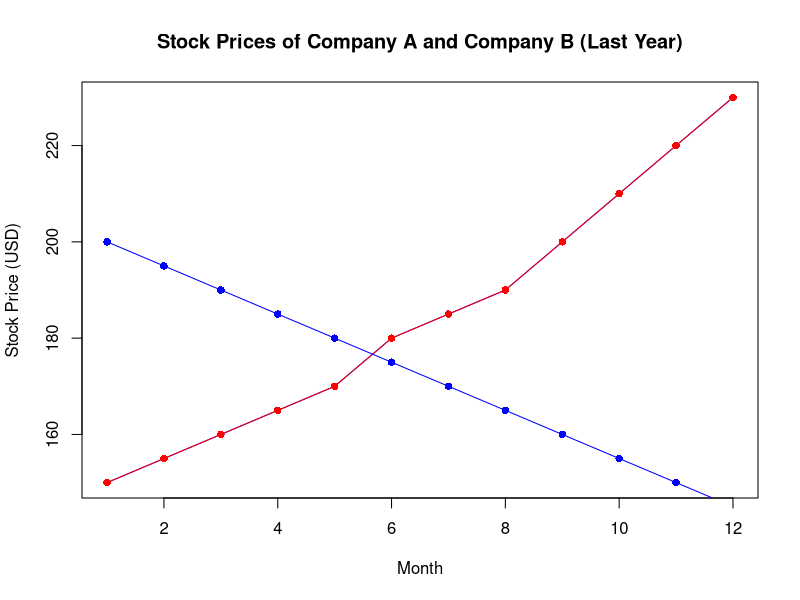
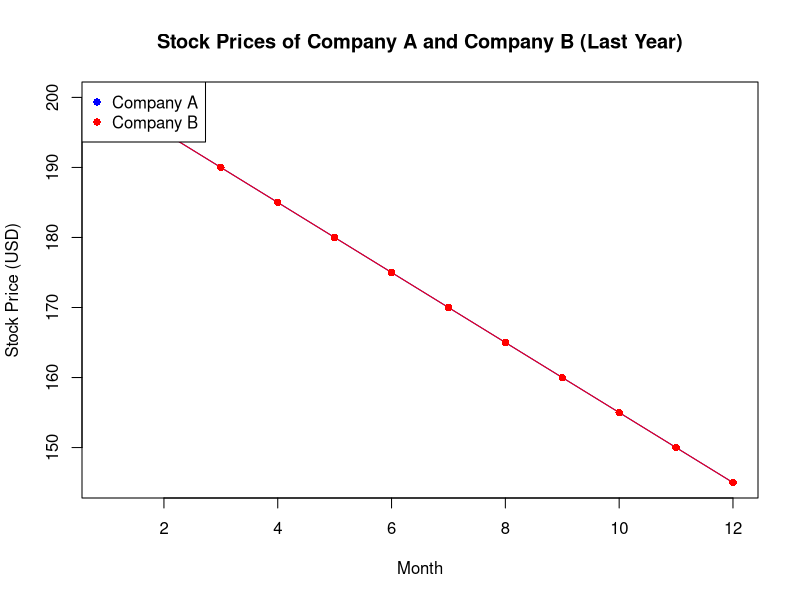
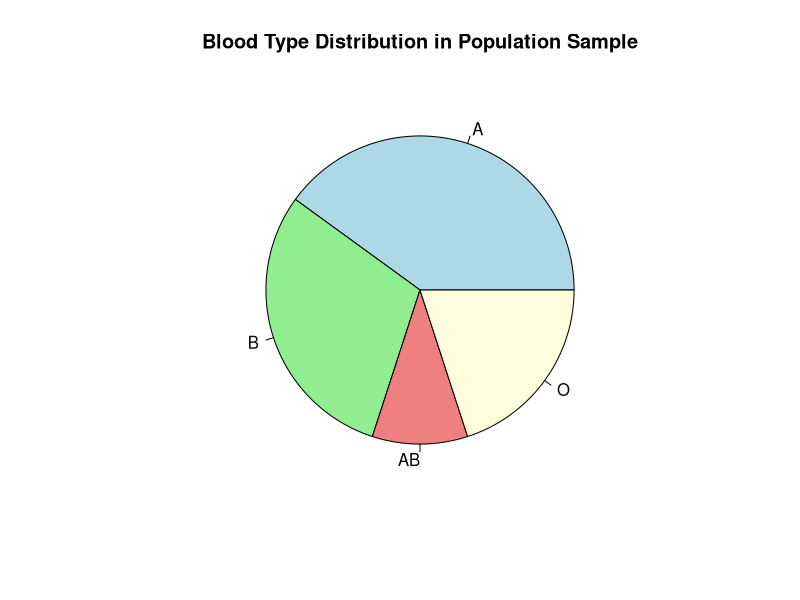
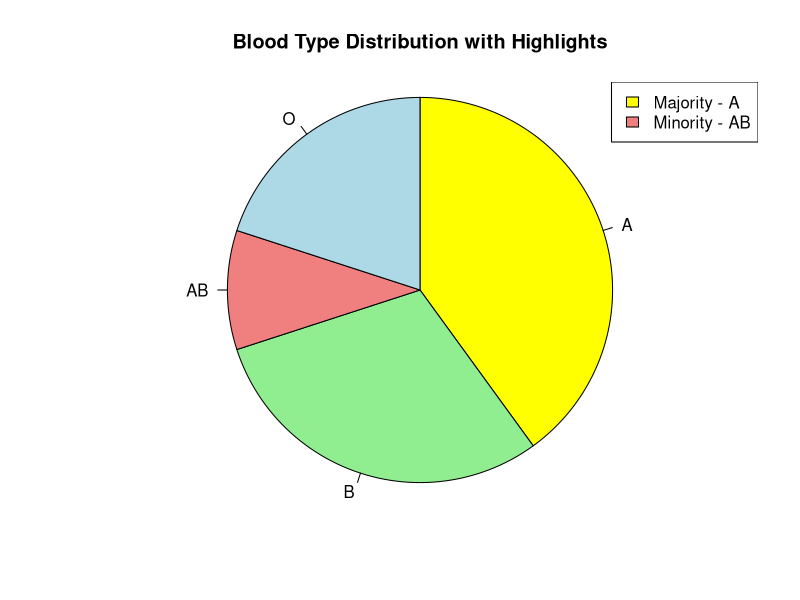
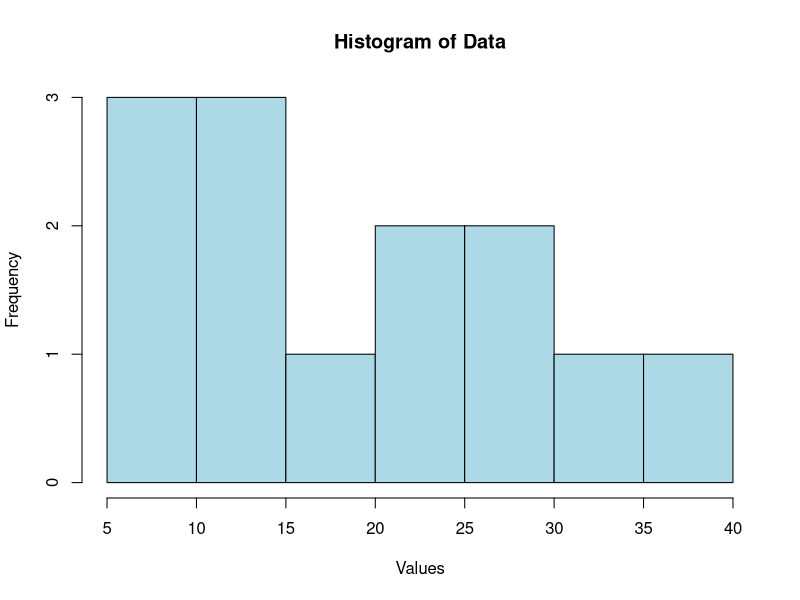
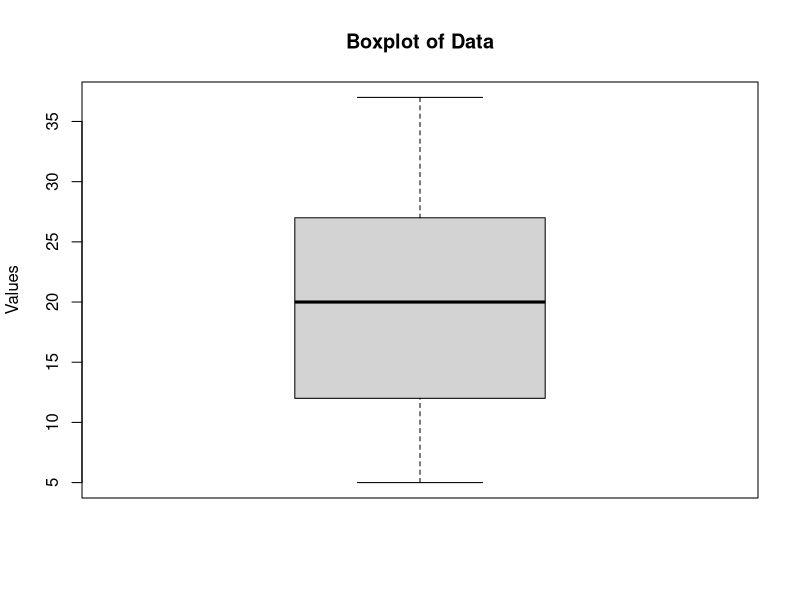
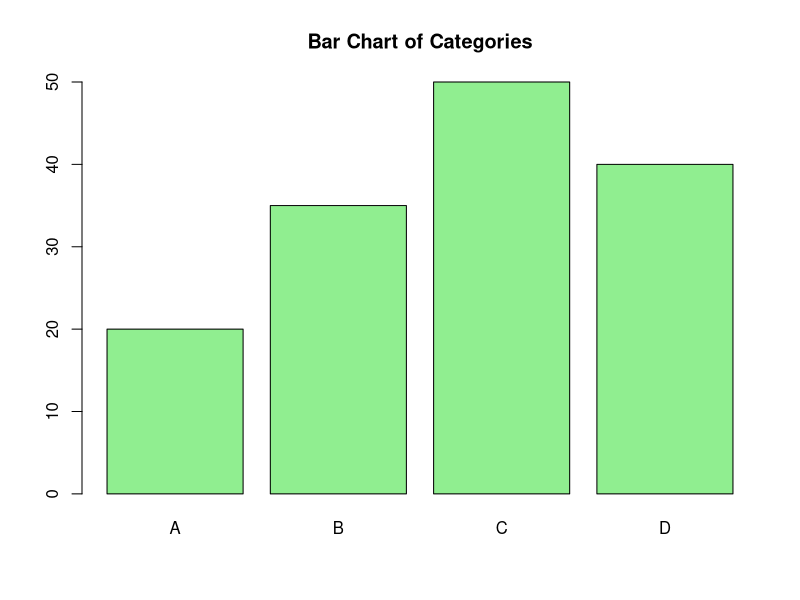

Reproduce these figures in R, in order.
# Simulated Data for Stock Prices of Two Companies over the Past Year
# Time period (months)
months <- c(1,2,3,4,5,6,7,8,9,10,11,12)

# Stock prices for Company A and Company B (randomly generated for demonstration)
set.seed(123)  # For reproducibility
company_a_stock <- c(150, 155, 160, 165, 170, 180, 185, 190, 200, 210, 220, 230)
company_b_stock <- c(200, 195, 190, 185, 180, 175, 170, 165, 160, 155, 150, 145)

# Plotting both stock prices on the same graph
plot(months, company_a_stock, type = "o", col = "blue", pch = 16, 
     xlab = "Month", ylab = "Stock Price (USD)", 
     main = "Stock Prices of Company A and Company B (Last Year)")


lines(months, company_a_stock, type = "o", col = "red", pch = 16)
lines(months, company_b_stock, type = "o", col = "blue", pch = 16)

plot(months, company_b_stock, type = "o", col = "blue", pch = 16, 
     xlab = "Month", ylab = "Stock Price (USD)", 
     main = "Stock Prices of Company A and Company B (Last Year)")
lines(months, company_b_stock, type = "o", col = "red", pch = 16)
legend("topleft", legend = c("Company A", "Company B"), col = c("blue", "red"), pch = 16)

#pie
# Blood type distribution data
blood_types <- c("A", "B", "AB", "O")
counts <- c(40, 30, 10, 20)  # Sample data: counts of each blood type

# Create a pie chart
pie(counts, labels = blood_types, main = "Blood Type Distribution in Population Sample", 
    col = c("lightblue", "lightgreen", "lightcoral", "lightyellow"))

# Highlight the majority (A) and minority (AB) groups
# Define custom colors for highlighting
highlight_colors <- c("yellow", "lightgreen", "lightcoral", "lightblue")

# Plot the pie chart again with highlighted colors
pie(counts, labels = blood_types, main = "Blood Type Distribution with Highlights",
    col = highlight_colors, 
    radius = 1, 
    clockwise = TRUE)

# Adding a legend to highlight majority and minority blood types
legend("topright", legend = c("Majority - A", "Minority - AB"), fill = c("yellow", "lightcoral"))


data <- c(5, 7, 9, 12, 14, 15, 20, 23, 25, 27, 30, 35, 37)
hist(data, col = "lightblue", main = "Histogram of Data", xlab = "Values", ylab = "Frequency")

data <- c(5, 7, 9, 12, 14, 15, 20, 23, 25, 27, 30, 35, 37)
boxplot(data, main = "Boxplot of Data", ylab = "Values")

categories <- c("A", "B", "C", "D")
values <- c(20, 35, 50, 40)
barplot(values, names.arg = categories, col = "lightgreen", main = "Bar Chart of Categories")



